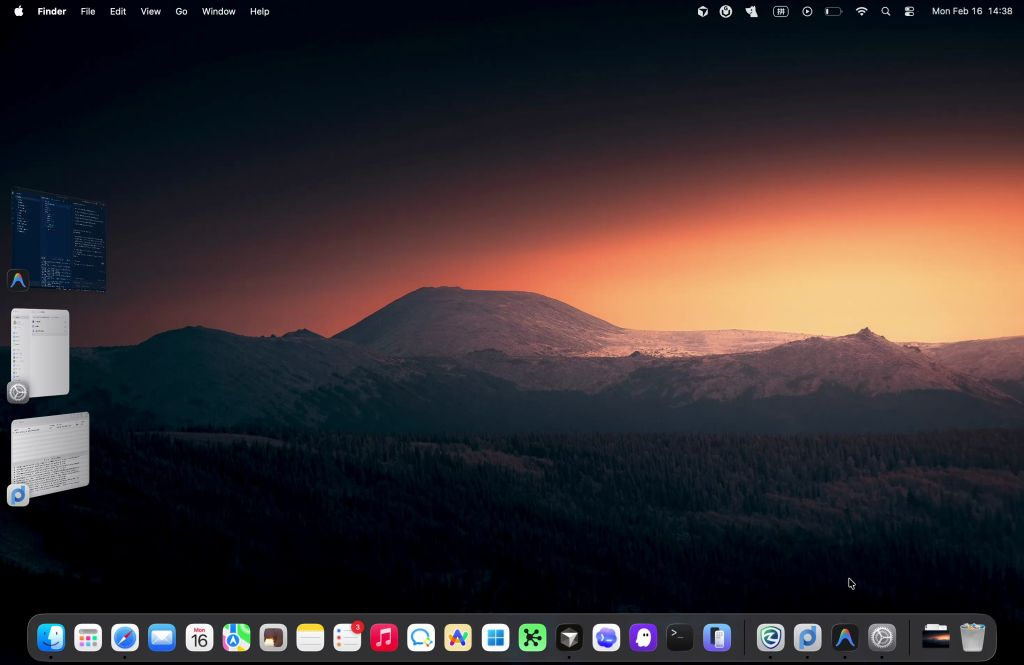
#> input picture temp_frames/frame_0.00.jpg, 1024 x 665 px, given in place of Screen.mov, which was not available
$ python debug_video.py
#> lines starting #> are read from the running program, lines starting #| are printed output that depends on the picture

import cv2
import numpy as np
import os

video_path = "Screen.mov"
cap = cv2.VideoCapture(video_path)
fps = cap.get(cv2.CAP_PROP_FPS)
total_frames = int(cap.get(cv2.CAP_PROP_FRAME_COUNT))
duration = total_frames / fps

print(f"Video Duration: {duration:.2f}s, FPS: {fps}, Total Frames: {total_frames}")

sample_rate = 1.0
frame_interval = int(fps * sample_rate)

prev_frame_gray = None
frame_count = 0

print(f"Sampling every {frame_interval} frames...")

while cap.isOpened():
    ret, frame = cap.read()
#> frame is the input picture: shape (665, 1024, 3); mean B, G, R 48.8, 47.1, 56.7
    if not ret:
        break

    if frame_count % frame_interval == 0:
        # Resize logic from video.py
        height, width = frame.shape[:2]
#> height = 665; width = 1024
        if width > 1024:
            scale = 1024 / width
            new_dim = (1024, int(height * scale))
            frame_resized = cv2.resize(frame, new_dim, interpolation=cv2.INTER_AREA)
        else:
            frame_resized = frame

        gray = cv2.cvtColor(frame_resized, cv2.COLOR_BGR2GRAY)
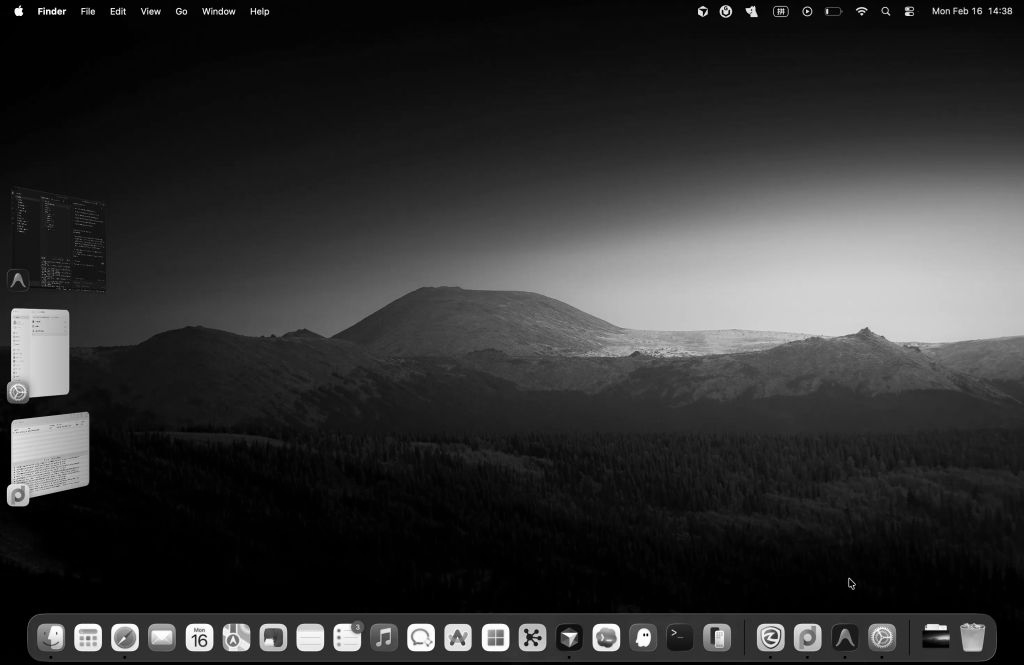
#> gray: shape (665, 1024); min 0, max 255, mean 50.1

        if prev_frame_gray is not None:
            # Match resize logic if needed (usually handled by video.py logic but let's be safe)
            h1, w1 = prev_frame_gray.shape
            h2, w2 = gray.shape
            if h1 != h2 or w1 != w2:
                 gray = cv2.resize(gray, (w1, h1))

            diff = cv2.absdiff(prev_frame_gray, gray)
            score = np.mean(diff) / 255.0
            print(f"Frame {frame_count} ({frame_count/fps:.2f}s): Score = {score:.6f}")
        else:
            print(f"Frame {frame_count} ({frame_count/fps:.2f}s): First frame (Reference)")

        prev_frame_gray = gray

    frame_count += 1

cap.release()

$ run again, on temp_frames/frame_0.48.jpg
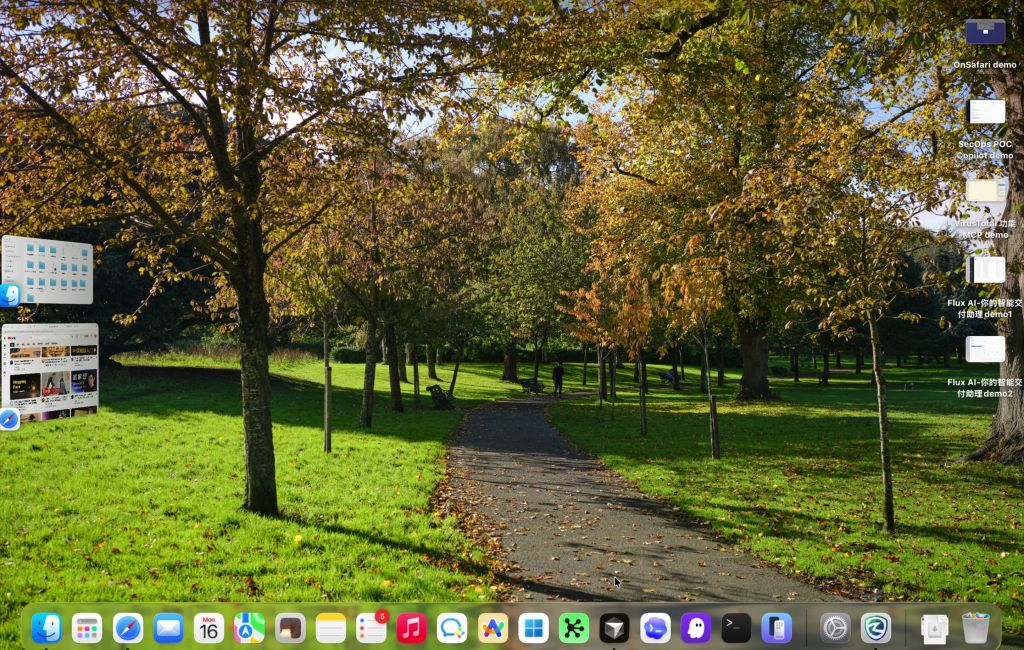
#> input picture temp_frames/frame_0.48.jpg, 1024 x 650 px, given in place of Screen.mov, which was not available
#> frame is the input picture: shape (650, 1024, 3); mean B, G, R 52.6, 98.1, 97.2
#> `gray = cv2.cvtColor(frame_resized, cv2.COLOR_BGR2GRAY)`:
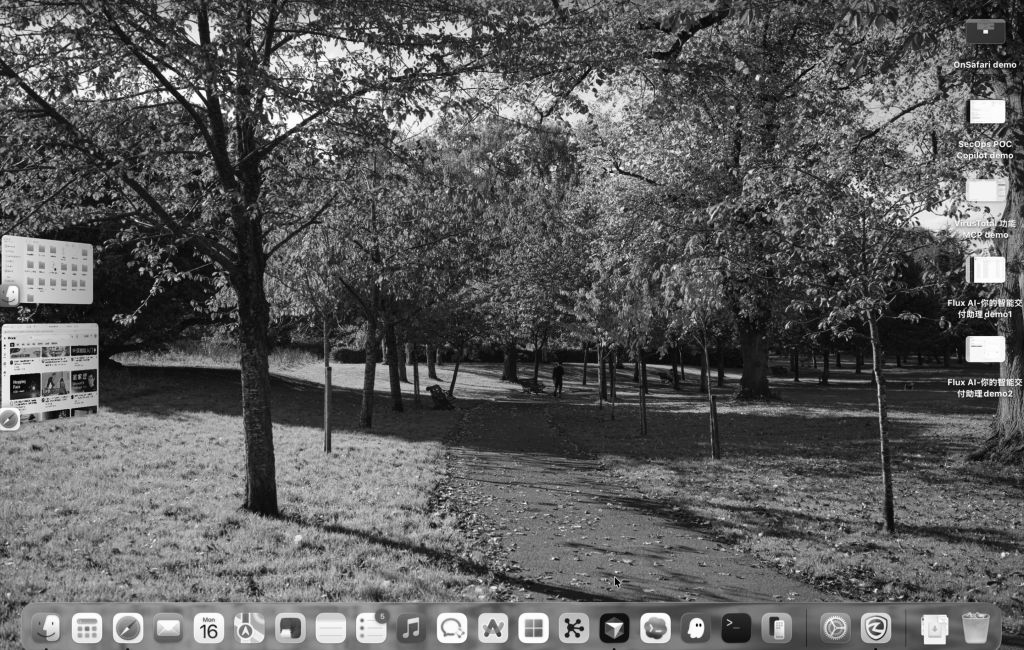
#> gray: shape (650, 1024); min 0, max 255, mean 92.6
